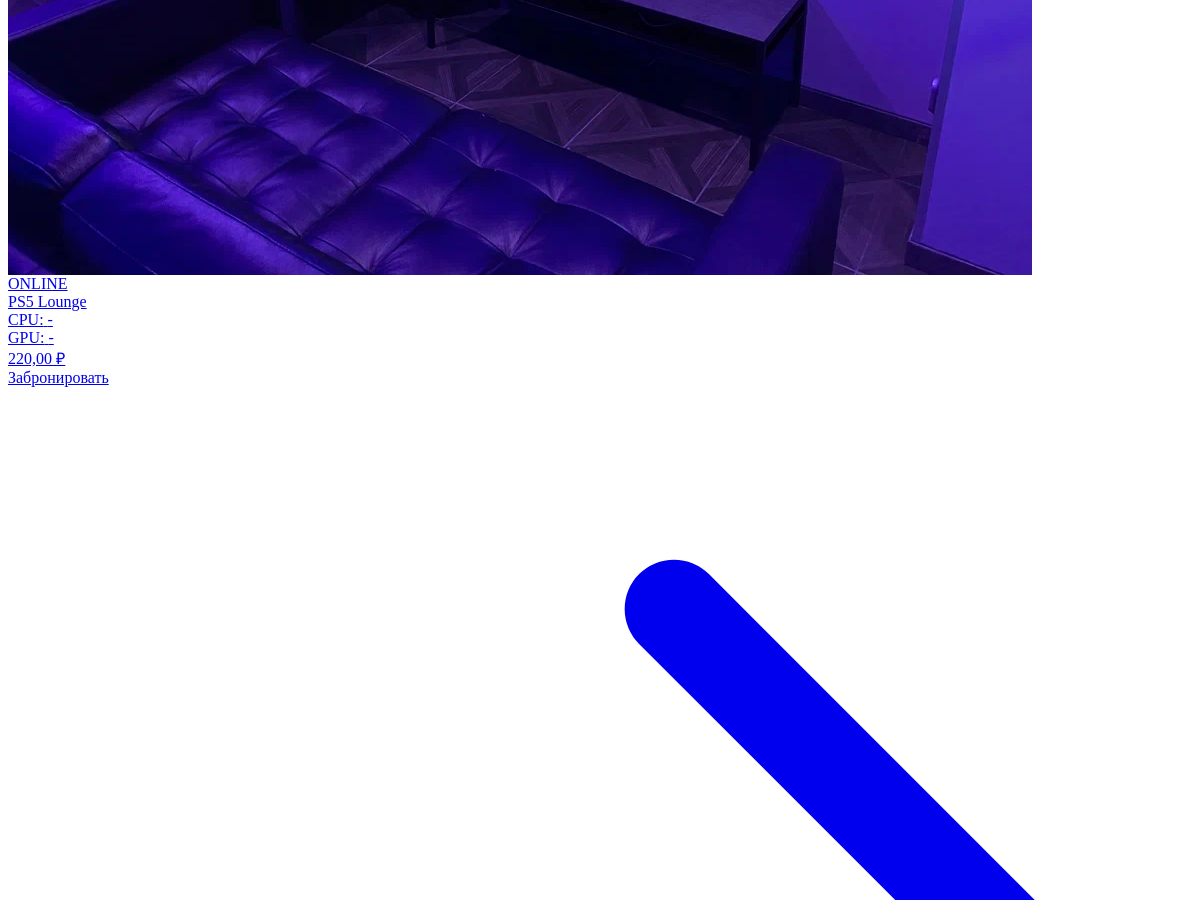
Before: /places/ajax/ (middle part) with the older database file.
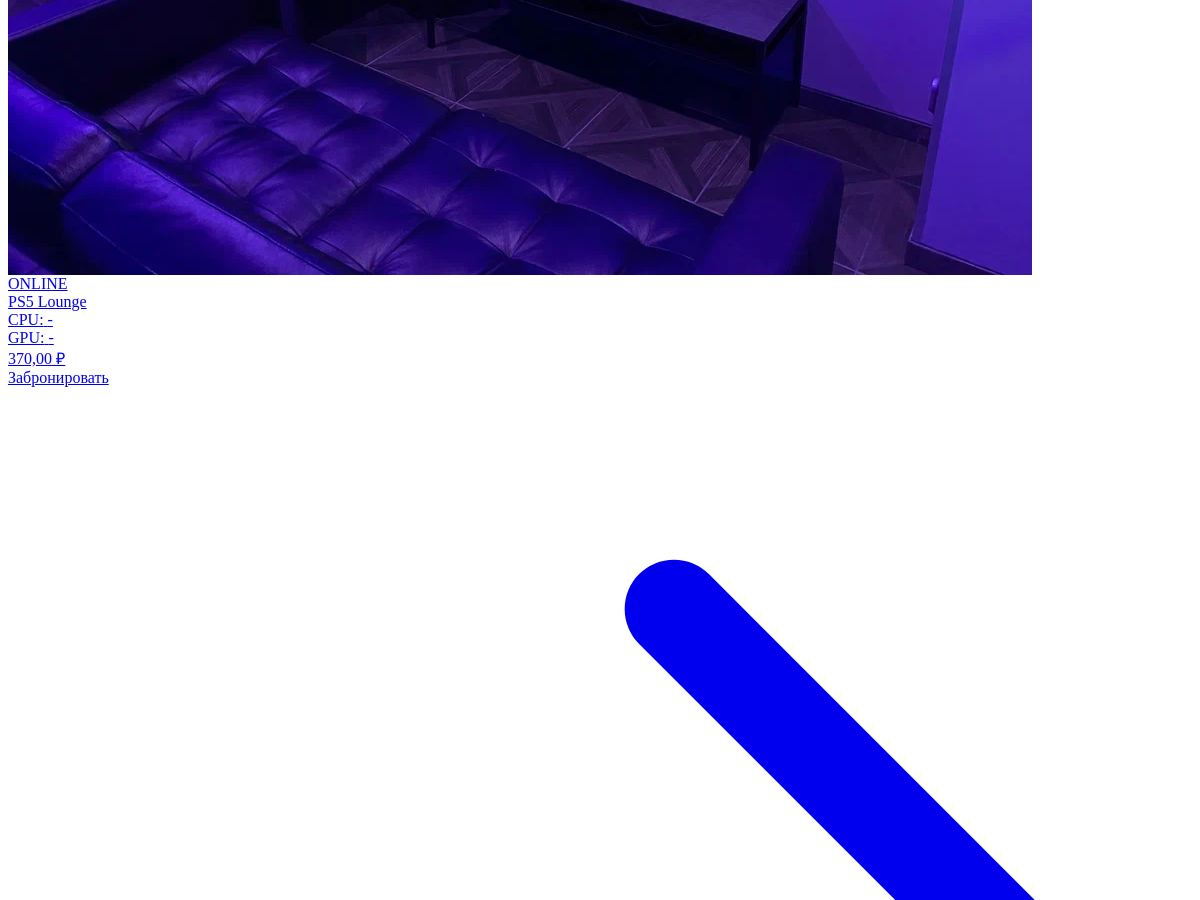
After: the same page with the newer database file.
### places/models.py (models this page shows, shortened)
class Place(models.Model):
    title = models.CharField(max_length=255)
    number = models.PositiveIntegerField("Номер места")
    category = models.ForeignKey(Category, on_delete=models.CASCADE)
    tariff = models.ForeignKey(Tariff, on_delete=models.CASCADE)
    image = models.ImageField(upload_to='places/', blank=True, null=True)
    description = models.TextField(blank=True, verbose_name='Описание места')
    cpu = models.CharField(max_length=255, default='')
    gpu = models.CharField(max_length=255, default='')
    ram = models.CharField(max_length=255, default='')
    monitor = models.CharField(max_length=255, default='')
    keyboard = models.CharField(max_length=255, default='')
    mouse = models.CharField(max_length=255, default='')
    headset = models.CharField(max_length=255, default='')
    class Meta:
        verbose_name = "Место"
        verbose_name_plural = "Места"
        ordering = ["number"]

### tariffs/models.py (models this page shows, shortened)
class Tariff(models.Model):
    category = models.ForeignKey(Category, on_delete=models.CASCADE, related_name="tariffs", verbose_name="Категория ПК")
    name = models.CharField("Название тарифа", max_length=100)
    price_per_hour = models.DecimalField("Цена за час (₽)", max_digits=8, decimal_places=2, default=0)
    description = models.TextField("Описание тарифа", blank=True)
    class Meta:
        verbose_name = "Тариф"
        verbose_name_plural = "Тарифы"

### places/views.py (the view)
# urls.py: path('ajax/', views.place_search_ajax, name='place_search_ajax'),
def place_search_ajax(request):
    places = Place.objects.select_related('tariff', 'category').all()
    search = request.GET.get('search')
    if search:
        places = places.filter(title__icontains=search)
    tariff = request.GET.get('tariff')
    if tariff:
        places = places.filter(tariff_id=tariff)
    min_price = request.GET.get('min_price')
    if min_price:
        places = places.filter(tariff__price_per_hour__gte=min_price)
    max_price = request.GET.get('max_price')
    if max_price:
        places = places.filter(tariff__price_per_hour__lte=max_price)
    now = timezone.now()
    active_bookings = Booking.objects.filter(
        place=OuterRef('pk'),
        status=Booking.STATUS_ACTIVE,
        start_time__lte=now,
        end_time__gt=now
    )
    places = places.annotate(
        is_busy=Exists(active_bookings)
    )
    html = render_to_string('places/place_cards.html', {
        'places': places
    })
    return HttpResponse(html)

### templates/places/place_cards.html
{% for place in places %}
  <a href="{% url 'places:detail' place.id %}" class="place-card-link">
    <div class="glass-card place-card">
      <div class="place-image-wrapper">
        {% if place.image %}
          <img src="{{ place.image.url }}" class="place-image">
        {% endif %}
      </div>
      <div class="place-status">
        {% if place.is_busy %}
          <div class="status-busy">BUSY</div>
        {% else %}
          <div class="status-free">ONLINE</div>
        {% endif %}
      </div>
      <div class="place-content">
        <div class="place-title">{{ place.title }}</div>
        <div class="place-specs">
           <div><span class="spec-label">CPU:</span> {{ place.cpu|default:"-"|truncatechars:12 }}</div>
           <div><span class="spec-label">GPU:</span> {{ place.gpu|default:"-"|truncatechars:12 }}</div>
        </div>
        <div class="place-price">{{ place.tariff.price_per_hour }} ₽</div>
      </div>
      <div class="place-actions">
        {% if not place.active_booking %}
          <a href="{% url 'booking:create_with_place' place.id %}" class="place-book-btn">Забронировать</a>
        {% else %}
          <div class="place-book-disabled">Недоступно</div>
        {% endif %}
        <a href="{% url 'places:detail' place.id %}" class="place-detail-btn" title="Подробнее">
          <svg xmlns="http://www.w3.org/2000/svg" fill="none" viewBox="0 0 24 24" stroke-width="2" stroke="currentColor" class="w-5 h-5">
            <path stroke-linecap="round" stroke-linejoin="round" d="M13.5 4.5L21 12m0 0l-7.5 7.5M21 12H3" />
          </svg>
        </a>
      </div>
    </div>
  </a>
{% empty %}
  <p>Ничего не найдено</p>
{% endfor %}

Changed rows visible on the page:
changed through a linked row, Place "PS5 Lounge": tariff.price_per_hour "220,00" → "370,00"
